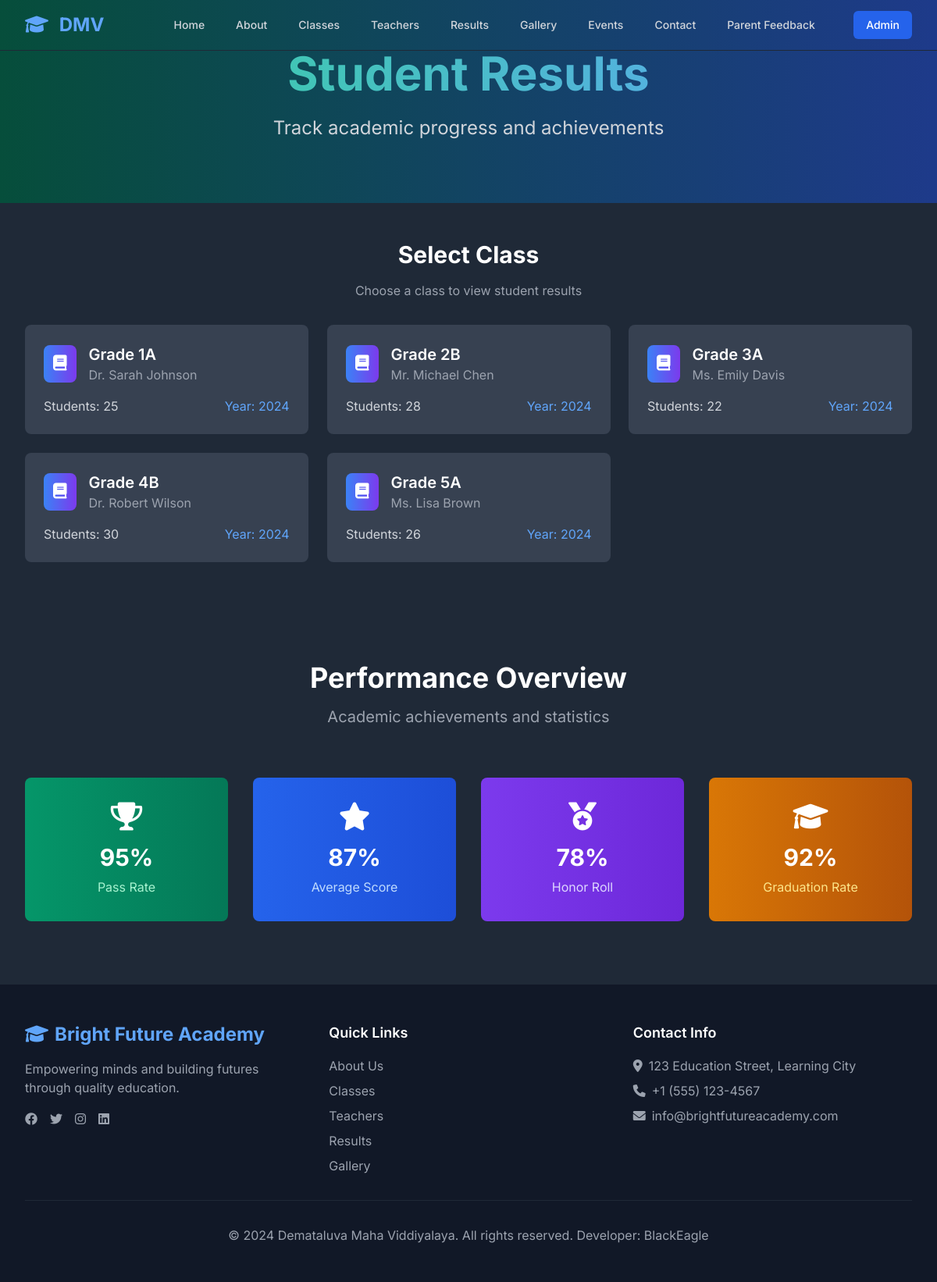
The app's page /results.php with its own data.
### tables this page shows
CREATE TABLE IF NOT EXISTS classes (
    id INT AUTO_INCREMENT PRIMARY KEY,
    name VARCHAR(100) NOT NULL,
    teacher_id INT,
    year YEAR NOT NULL,
    number_of_students INT DEFAULT 0,
    description TEXT,
    created_at TIMESTAMP DEFAULT CURRENT_TIMESTAMP,
    FOREIGN KEY (teacher_id) REFERENCES teachers(id) ON DELETE SET NULL
);

CREATE TABLE IF NOT EXISTS teachers (
    id INT AUTO_INCREMENT PRIMARY KEY,
    name VARCHAR(100) NOT NULL,
    subject VARCHAR(100) NOT NULL,
    image VARCHAR(255),
    bio TEXT,
    email VARCHAR(100),
    phone VARCHAR(20),
    social_links JSON,
    created_at TIMESTAMP DEFAULT CURRENT_TIMESTAMP
);

### includes/functions.php (called while the page is built, shortened)
<?php
require_once __DIR__ . '/../config/database.php';
function getClassesWithTeachers() {
    global $pdo;
    try {
        $stmt = $pdo->query("
            SELECT c.*, t.name as teacher_name, t.subject
            FROM classes c
            LEFT JOIN teachers t ON c.teacher_id = t.id
            ORDER BY c.name
        ");
        return $stmt->fetchAll();
    } catch(PDOException $e) {
        error_log("Error getting classes: " . $e->getMessage());
        return [];
    }
}
?>

### results.php (the view, shortened to what this page needs)
<?php
require_once 'config/database.php';
require_once 'includes/functions.php';
$class_id = isset($_GET['class_id']) ? (int)$_GET['class_id'] : null;
$classes = getClassesWithTeachers();
?>
<!DOCTYPE html>
<html lang="en" class="dark">
<head>
    <link href="https://cdn.jsdelivr.net/npm/tailwindcss@2.2.19/dist/tailwind.min.css" rel="stylesheet">
    <link href="https://cdnjs.cloudflare.com/ajax/libs/font-awesome/6.0.0/css/all.min.css" rel="stylesheet">
    <link href="https://unpkg.com/aos@2.3.1/dist/aos.css" rel="stylesheet">
    <link rel="stylesheet" href="assets/css/style.css">
</head>
<body class="bg-gray-900 text-gray-100 font-inter">
    <?php include 'includes/header.php'; ?>
    <section class="pt-16 pb-20 bg-gradient-to-r from-green-900 to-blue-900">
        <div class="max-w-7xl mx-auto px-4 sm:px-6 lg:px-8 text-center">
            <h1 class="text-5xl md:text-6xl font-bold mb-6 bg-gradient-to-r from-green-400 to-blue-400 bg-clip-text text-transparent" data-aos="fade-up">
            </h1>
            <p class="text-xl md:text-2xl text-gray-300 max-w-3xl mx-auto" data-aos="fade-up" data-aos-delay="200">
                Track academic progress and achievements
            </p>
        </div>
    </section>
    <section class="py-12 bg-gray-800">
        <div class="max-w-7xl mx-auto px-4 sm:px-6 lg:px-8">
            <div class="text-center mb-8" data-aos="fade-up">
                <h2 class="text-3xl font-bold text-white mb-4">Select Class</h2>
                <p class="text-gray-400">Choose a class to view student results</p>
            </div>
            <div class="grid grid-cols-1 md:grid-cols-2 lg:grid-cols-3 gap-6">
                <?php foreach($classes as $index => $class): ?>
                <a href="results.php?class_id=<?php echo $class['id']; ?>" class="group" data-aos="fade-up" data-aos-delay="<?php echo ($index + 1) * 100; ?>">
                    <div class="bg-gray-700 rounded-lg p-6 hover:bg-gray-600 transition-all duration-300 transform group-hover:scale-105 <?php echo $class_id == $class['id'] ? 'ring-2 ring-blue-500' : ''; ?>">
                        <div class="flex items-center mb-4">
                            <div class="bg-gradient-to-r from-blue-500 to-purple-600 rounded-lg p-3 mr-4">
                                <i class="fas fa-book text-white text-xl"></i>
                            </div>
                            <div>
                                <h3 class="text-xl font-semibold text-white"><?php echo htmlspecialchars($class['name']); ?></h3>
                                <p class="text-gray-400"><?php echo htmlspecialchars($class['teacher_name']); ?></p>
                            </div>
                        </div>
                        <div class="flex justify-between items-center">
                            <span class="text-gray-300">Students: <?php echo $class['number_of_students']; ?></span>
                            <span class="text-blue-400">Year: <?php echo $class['year']; ?></span>
                        </div>
                    </div>
                </a>
                <?php endforeach; ?>
            </div>
        </div>
    </section>
    <section class="py-20 bg-gray-800">
        <div class="max-w-7xl mx-auto px-4 sm:px-6 lg:px-8">
            <div class="text-center mb-16" data-aos="fade-up">
                <h2 class="text-4xl font-bold text-white mb-4">Performance Overview</h2>
                <p class="text-xl text-gray-400">Academic achievements and statistics</p>
            </div>
            <div class="grid grid-cols-1 md:grid-cols-2 lg:grid-cols-4 gap-8">
                <div class="text-center" data-aos="fade-up" data-aos-delay="100">
                    <div class="bg-gradient-to-r from-green-600 to-green-700 rounded-lg p-8 transform hover:scale-105 transition-all duration-300">
                        <i class="fas fa-trophy text-4xl text-white mb-4"></i>
                        <div class="text-3xl font-bold text-white mb-2">95%</div>
                        <div class="text-green-200">Pass Rate</div>
                    </div>
                </div>
                <div class="text-center" data-aos="fade-up" data-aos-delay="200">
                    <div class="bg-gradient-to-r from-blue-600 to-blue-700 rounded-lg p-8 transform hover:scale-105 transition-all duration-300">
                        <i class="fas fa-star text-4xl text-white mb-4"></i>
                        <div class="text-3xl font-bold text-white mb-2">87%</div>
                        <div class="text-blue-200">Average Score</div>
                    </div>
                </div>
                <div class="text-center" data-aos="fade-up" data-aos-delay="300">
                    <div class="bg-gradient-to-r from-purple-600 to-purple-700 rounded-lg p-8 transform hover:scale-105 transition-all duration-300">
                        <i class="fas fa-medal text-4xl text-white mb-4"></i>
                        <div class="text-3xl font-bold text-white mb-2">78%</div>
                        <div class="text-purple-200">Honor Roll</div>
                    </div>
                </div>
                <div class="text-center" data-aos="fade-up" data-aos-delay="400">
                    <div class="bg-gradient-to-r from-yellow-600 to-yellow-700 rounded-lg p-8 transform hover:scale-105 transition-all duration-300">
                        <i class="fas fa-graduation-cap text-4xl text-white mb-4"></i>
                        <div class="text-3xl font-bold text-white mb-2">92%</div>
                        <div class="text-yellow-200">Graduation Rate</div>
                    </div>
                </div>
            </div>
        </div>
    </section>
    <footer class="bg-gray-900 border-t border-gray-800">
        <div class="max-w-7xl mx-auto px-4 sm:px-6 lg:px-8 py-12">
            <div class="grid grid-cols-1 md:grid-cols-3 gap-8">
                <div>
                    <h3 class="text-2xl font-bold text-blue-400 mb-4">
                        <i class="fas fa-graduation-cap mr-2"></i>Bright Future Academy
                    </h3>
                    <p class="text-gray-400 mb-4">Empowering minds and building futures through quality education.</p>
                    <div class="flex space-x-4">
                        <a href="#" class="text-gray-400 hover:text-blue-400"><i class="fab fa-facebook"></i></a>
                        <a href="#" class="text-gray-400 hover:text-blue-400"><i class="fab fa-twitter"></i></a>
                        <a href="#" class="text-gray-400 hover:text-blue-400"><i class="fab fa-instagram"></i></a>
                        <a href="#" class="text-gray-400 hover:text-blue-400"><i class="fab fa-linkedin"></i></a>
                    </div>
                </div>
                <div>
                    <h4 class="text-lg font-semibold text-white mb-4">Quick Links</h4>
                    <ul class="space-y-2">
                        <li><a href="about.php" class="text-gray-400 hover:text-blue-400">About Us</a></li>
                        <li><a href="classes.php" class="text-gray-400 hover:text-blue-400">Classes</a></li>
                        <li><a href="teachers.php" class="text-gray-400 hover:text-blue-400">Teachers</a></li>
                        <li><a href="results.php" class="text-gray-400 hover:text-blue-400">Results</a></li>
                        <li><a href="gallery.php" class="text-gray-400 hover:text-blue-400">Gallery</a></li>
                    </ul>
                </div>
                <div>
                    <h4 class="text-lg font-semibold text-white mb-4">Contact Info</h4>
                    <div class="space-y-2 text-gray-400">
                        <p><i class="fas fa-map-marker-alt mr-2"></i>123 Education Street, Learning City</p>
                        <p><i class="fas fa-phone mr-2"></i>+1 (555) 123-4567</p>
                        <p><i class="fas fa-envelope mr-2"></i>info@brightfutureacademy.com</p>
                    </div>
                </div>
            </div>
            <div class="border-t border-gray-800 mt-8 pt-8 text-center text-gray-400">
                <p>&copy; 2024 Demataluva Maha Viddiyalaya. All rights reserved. Developer: BlackEagle</p>
            </div>
        </div>
    </footer>
</body>
</html>

### assets/css/style.css (style rules this page uses)
:root { --primary-color: #1fb6ff; --secondary-color: #ffd700; --dark-bg: #0d1117; --dark-surface: #161b22; --dark-border: #30363d; --text-primary: #f5f5f5; --text-secondary: #8b949e; }
.font-inter { font-family: 'Inter', sans-serif; }
html { scroll-behavior: smooth; }

### records on screen
classes: name "Grade 1A", teacher.name "Dr. Sarah Johnson", number_of_students "25", year "2024"
classes: name "Grade 2B", teacher.name "Mr. Michael Chen", number_of_students "28", year "2024"
classes: name "Grade 3A", teacher.name "Ms. Emily Davis", number_of_students "22", year "2024"
classes: name "Grade 4B", teacher.name "Dr. Robert Wilson", number_of_students "30", year "2024"
classes: name "Grade 5A", teacher.name "Ms. Lisa Brown", number_of_students "26", year "2024"
